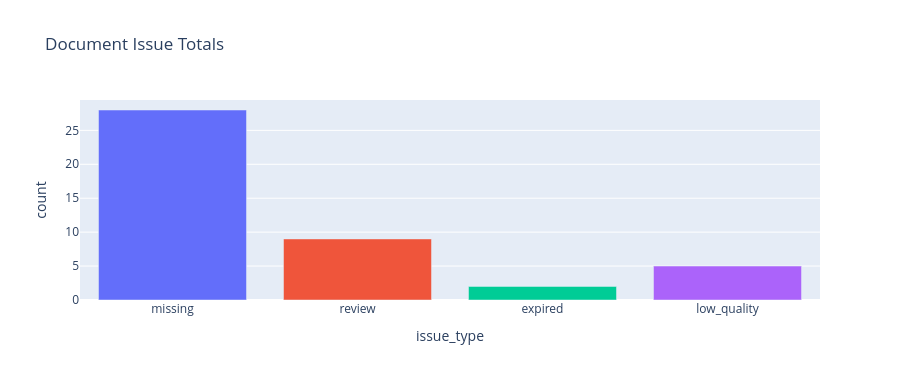

Notebook source saved alongside this figure:
### Code cell
issue_totals = pd.DataFrame({
    'issue_type': ['missing', 'review', 'expired', 'low_quality'],
    'count': [df['missing_count'].sum(), df['review_count'].sum(), df['expired_count'].sum(), df['low_quality_count'].sum()],
})
fig3 = px.bar(issue_totals, x='issue_type', y='count', color='issue_type', title='Document Issue Totals')
fig3.update_layout(showlegend=False, height=380)
fig3.show()

### Figure 1 — Plotly figure (JSON) as saved in the notebook; plotly's stock layout.template omitted (floating-point values rounded to 4 significant figures)
{"data": [{"hovertemplate": "issue_type=%{x}<br>count=%{y}<extra></extra>", "legendgroup": "missing", "marker": {"color": "#636efa", "pattern": {"shape": ""}}, "name": "missing", "orientation": "v", "showlegend": true, "textposition": "auto", "type": "bar", "x": ["missing"], "xaxis": "x", "y": [28], "yaxis": "y"}, {"hovertemplate": "issue_type=%{x}<br>count=%{y}<extra></extra>", "legendgroup": "review", "marker": {"color": "#EF553B", "pattern": {"shape": ""}}, "name": "review", "orientation": "v", "showlegend": true, "textposition": "auto", "type": "bar", "x": ["review"], "xaxis": "x", "y": [9], "yaxis": "y"}, {"hovertemplate": "issue_type=%{x}<br>count=%{y}<extra></extra>", "legendgroup": "expired", "marker": {"color": "#00cc96", "pattern": {"shape": ""}}, "name": "expired", "orientation": "v", "showlegend": true, "textposition": "auto", "type": "bar", "x": ["expired"], "xaxis": "x", "y": [2], "yaxis": "y"}, {"hovertemplate": "issue_type=%{x}<br>count=%{y}<extra></extra>", "legendgroup": "low_quality", "marker": {"color": "#ab63fa", "pattern": {"shape": ""}}, "name": "low_quality", "orientation": "v", "showlegend": true, "textposition": "auto", "type": "bar", "x": ["low_quality"], "xaxis": "x", "y": [5], "yaxis": "y"}], "layout": {"barmode": "relative", "height": 380, "legend": {"title": {"text": "issue_type"}, "tracegroupgap": 0}, "showlegend": false, "title": {"text": "Document Issue Totals"}, "xaxis": {"anchor": "y", "categoryarray": ["missing", "review", "expired", "low_quality"], "categoryorder": "array", "domain": [0, 1], "title": {"text": "issue_type"}}, "yaxis": {"anchor": "x", "domain": [0, 1], "title": {"text": "count"}}}}
